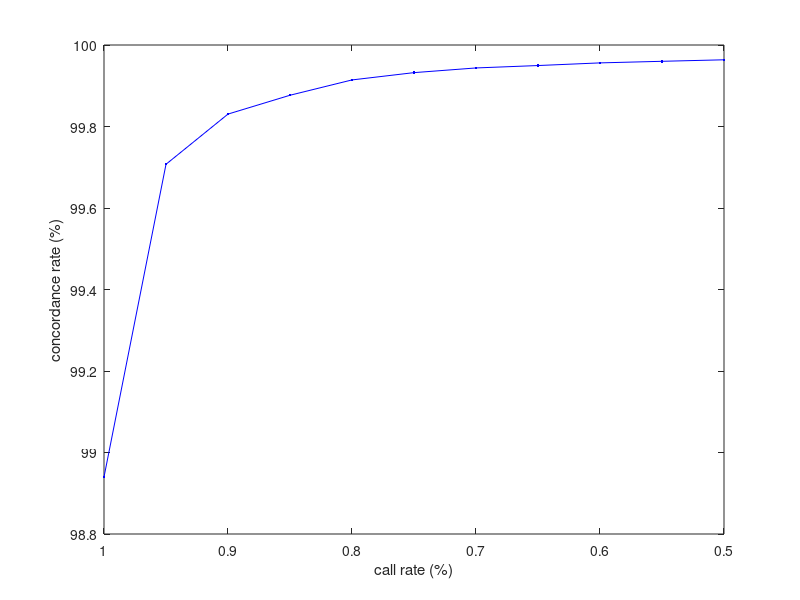

MATLAB code for this plot:
tbl = dlmread('cr_vs_ac.txt');
tbl(:,2) = tbl(:,2)*100;
plot(tbl(:,1),tbl(:,2),'b.-');
ylim([98.8 100]);
xlabel('call rate (%)');
ylabel('concordance rate (%)');
set(gca, 'xdir','reverse');
